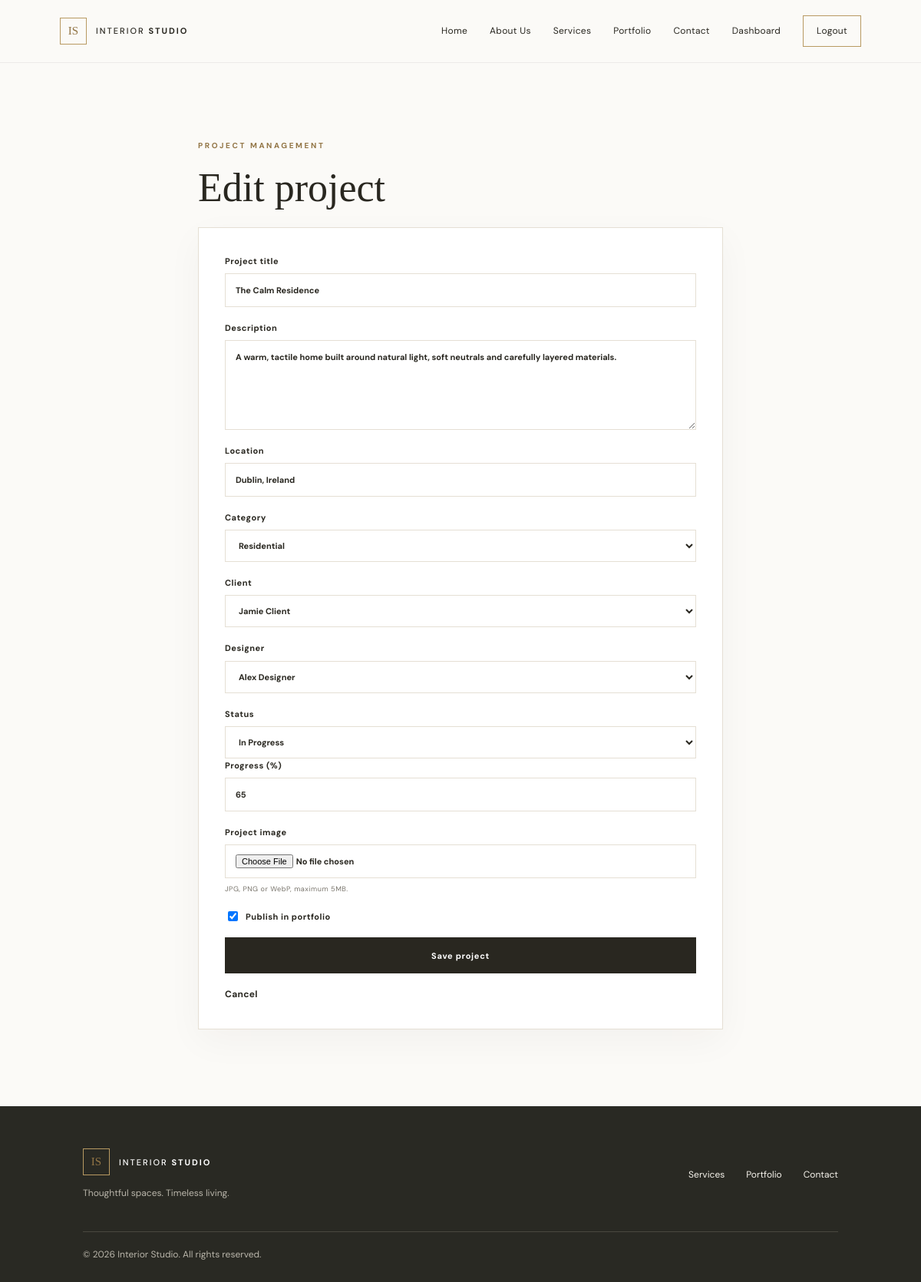
Screenshot of /admin/project-form.php?id=1 (signed in) with the database file from the repository.
### tables this page shows
CREATE TABLE projects (
    id INT UNSIGNED AUTO_INCREMENT PRIMARY KEY,
    title VARCHAR(180) NOT NULL,
    description TEXT NOT NULL,
    location VARCHAR(180) NULL,
    category_id INT UNSIGNED NULL,
    client_id INT UNSIGNED NULL,
    designer_id INT UNSIGNED NULL,
    status ENUM('Planning','In Progress','On Hold','Completed') NOT NULL DEFAULT 'Planning',
    progress TINYINT UNSIGNED NOT NULL DEFAULT 0,
    is_published TINYINT(1) NOT NULL DEFAULT 1,
    image VARCHAR(255) NULL,
    created_at TIMESTAMP DEFAULT CURRENT_TIMESTAMP,
    updated_at TIMESTAMP DEFAULT CURRENT_TIMESTAMP ON UPDATE CURRENT_TIMESTAMP,
    CONSTRAINT fk_project_category FOREIGN KEY (category_id) REFERENCES categories(id) ON DELETE SET NULL,
    CONSTRAINT fk_project_client FOREIGN KEY (client_id) REFERENCES users(id) ON DELETE SET NULL,
    CONSTRAINT fk_project_designer FOREIGN KEY (designer_id) REFERENCES users(id) ON DELETE SET NULL
);

CREATE TABLE categories (
    id INT UNSIGNED AUTO_INCREMENT PRIMARY KEY,
    name VARCHAR(100) NOT NULL UNIQUE,
    created_at TIMESTAMP DEFAULT CURRENT_TIMESTAMP
);

CREATE TABLE users (
    id INT UNSIGNED AUTO_INCREMENT PRIMARY KEY,
    name VARCHAR(120) NOT NULL,
    email VARCHAR(190) NOT NULL UNIQUE,
    password VARCHAR(255) NOT NULL,
    role ENUM('admin','designer','client') NOT NULL DEFAULT 'client',
    is_active TINYINT(1) NOT NULL DEFAULT 1,
    created_at TIMESTAMP DEFAULT CURRENT_TIMESTAMP
);

### config/config.php (called while the page is built, shortened)
<?php
function db(): PDO {
    static $pdo = null;
    if ($pdo === null) {
        $dsn = 'mysql:host=' . DB_HOST . ';dbname=' . DB_NAME . ';charset=utf8mb4';
        $pdo = new PDO($dsn, DB_USER, DB_PASS, [
            PDO::ATTR_ERRMODE => PDO::ERRMODE_EXCEPTION,
            PDO::ATTR_DEFAULT_FETCH_MODE => PDO::FETCH_ASSOC,
        ]);
    }
    return $pdo;
}

### includes/functions.php (called while the page is built, shortened)
<?php
require_once __DIR__ . '/../config/config.php';
function e(?string $value): string {
    return htmlspecialchars($value ?? '', ENT_QUOTES, 'UTF-8');
}

### admin/project-form.php (the view, shortened to what this page needs)
<?php
require_once '../includes/functions.php';
$id = (int)($_GET['id'] ?? 0);
$project = ['title'=>'','description'=>'','location'=>'','category_id'=>'','client_id'=>'','designer_id'=>'','status'=>'Planning','progress'=>0,'is_published'=>1,'image'=>''];
if ($id) {
    $stmt = db()->prepare("SELECT * FROM projects WHERE id=?"); $stmt->execute([$id]);
    $project = $stmt->fetch();
}
$categories = db()->query("SELECT * FROM categories ORDER BY name")->fetchAll();
$people = db()->query("SELECT id,name,role FROM users WHERE role IN ('client','designer') ORDER BY name")->fetchAll();
include '../includes/header.php';
?>
<section class="section narrow-section"><p class="eyebrow">PROJECT MANAGEMENT</p><h1><?= $id ? 'Edit project' : 'Create a project' ?></h1>
<form class="form-card" method="post" enctype="multipart/form-data">
    <label>Project title<input name="title" required value="<?= e($project['title']) ?>"></label>
    <label>Description<textarea name="description" rows="5" required><?= e($project['description']) ?></textarea></label>
    <label>Location<input name="location" value="<?= e($project['location']) ?>"></label>
    <label>Category<select name="category_id"><option value="">Select category</option><?php foreach ($categories as $c): ?><option value="<?= (int)$c['id'] ?>" <?= (int)$project['category_id']===(int)$c['id']?'selected':'' ?>><?= e($c['name']) ?></option><?php endforeach; ?></select></label>
    <label>Client<select name="client_id"><option value="">No client linked</option><?php foreach ($people as $person): if ($person['role']==='client'): ?><option value="<?= (int)$person['id'] ?>" <?= (int)$project['client_id']===(int)$person['id']?'selected':'' ?>><?= e($person['name']) ?></option><?php endif; endforeach; ?></select></label>
    <label>Designer<select name="designer_id"><option value="">Unassigned</option><?php foreach ($people as $person): if ($person['role']==='designer'): ?><option value="<?= (int)$person['id'] ?>" <?= (int)$project['designer_id']===(int)$person['id']?'selected':'' ?>><?= e($person['name']) ?></option><?php endif; endforeach; ?></select></label>
    <div class="form-row"><label>Status<select name="status"><?php foreach (['Planning','In Progress','On Hold','Completed'] as $s): ?><option <?= $project['status']===$s?'selected':'' ?>><?= $s ?></option><?php endforeach; ?></select></label><label>Progress (%)<input type="number" name="progress" min="0" max="100" value="<?= (int)$project['progress'] ?>"></label></div>
    <label>Project image<input type="file" name="image" accept="image/jpeg,image/png,image/webp"><small>JPG, PNG or WebP, maximum 5MB.</small></label>
    <label class="checkbox-label"><input type="checkbox" name="is_published" value="1" <?= $project['is_published']?'checked':'' ?>> Publish in portfolio</label>
    <button class="btn btn-dark" type="submit">Save project</button><a class="text-link" href="projects.php">Cancel</a>
</form></section>
<?php include '../includes/footer.php'; ?>

### assets/css/style.css (style rules this page uses)
:root { --ink: #292720; --muted: #77736a; --cream: #f5f1e9; --paper: #fbfaf7; --sand: #e8dfd0; --gold: #b89a62; --gold-dark: #927545; --line: #e5dfd4; --serif: "Playfair Display", Georgia, serif; --sans: "DM Sans", Arial, sans-serif; }
* { box-sizing: border-box; }
html { scroll-behavior: smooth; }
body { margin: 0; background: var(--paper); color: var(--ink); font-family: var(--sans); line-height: 1.65; }
a { color: inherit; text-decoration: none; }
button, input, select, textarea { font: inherit; }
.eyebrow, .section-kicker { font-size: 10px; letter-spacing: 2.6px; font-weight: 700; color: var(--gold-dark); }
h1, h2, h3, p { margin-top: 0; }
h1, h2 { font-family: var(--serif); font-weight: 500; line-height: 1.12; }
h1 { font-size: clamp(43px, 6.1vw, 78px); margin: 17px 0 22px; }
.btn { border: 0; display: inline-flex; align-items: center; justify-content: center; padding: 13px 22px; min-height: 47px; cursor: pointer; font-size: 11px; letter-spacing: .7px; font-weight: 700; transition: background .2s, transform .2s; }
.btn-dark { background: var(--ink); color: white; }
.text-link { display: inline-block; font-size: 12px; font-weight: 700; letter-spacing: .3px; }
.section { padding: 100px 9%; }
.filter-bar input, .filter-bar select, .form-card input, .form-card select, .form-card textarea, .inline-add input, .inline-form select { width: 100%; border: 1px solid var(--line); background: #fff; padding: 12px 13px; color: var(--ink); outline: none; border-radius: 0; }
.form-card { padding: 34px; background: white; border: 1px solid var(--line); box-shadow: 0 15px 45px rgba(42,37,27,.04); display: grid; gap: 18px; }
.form-card label { display: grid; gap: 7px; font-size: 11px; letter-spacing: .5px; font-weight: 700; }
.form-card small, small { color: var(--muted); font-weight: 400; }
.form-card textarea { resize: vertical; }
.form-card input[type="checkbox"] { width: auto; }
.checkbox-label { display: flex !important; align-items: center; }
.narrow-section { max-width: 900px; margin: auto; }
.narrow-section > h1 { font-size: 52px; }

### rows the page displays
projects: title "The Calm Residence", description "A warm, tactile home built around natural light, soft neutrals and carefully layered materials.", location "Dublin, Ireland", category_id "Residential", client_id "Jamie Client", designer_id "Alex Designer", status "In Progress", progress "65", is_published "☑"
